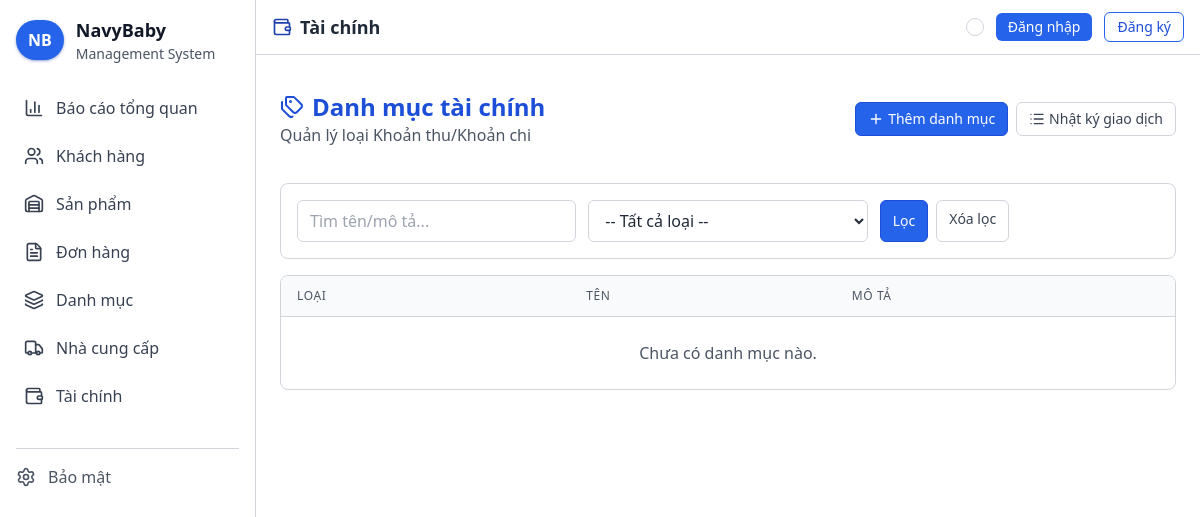
Before: /tai-chinh/danh-muc/ with the older database file.
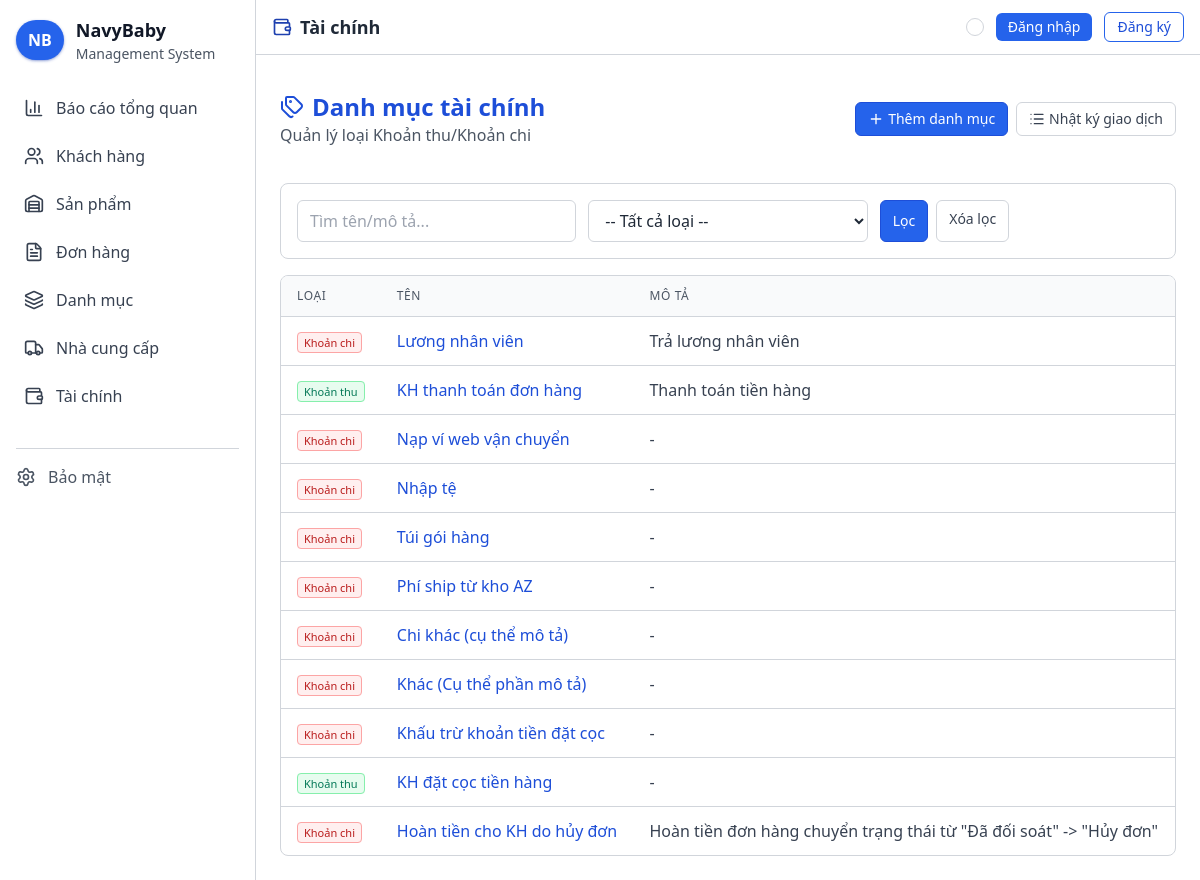
After: the same page with the newer database file.
### finance/models.py (models this page shows, shortened)
class FinanceCategory(models.Model):
    TYPE_CHOICES = [
        ("INCOME", "Khoản thu"),
        ("EXPENSE", "Khoản chi"),
    ]
    name = models.CharField(max_length=100)
    type = models.CharField(max_length=10, choices=TYPE_CHOICES)
    description = models.TextField(null=True, blank=True)

### finance/views.py (the view)
# urls.py: path('danh-muc', CategoryListView.as_view(), name='category_list'),
class CategoryListView(ListView):
    model = FinanceCategory
    template_name = 'finance/categories_list.html'
    context_object_name = 'categories'
    paginate_by = 20
    def get_queryset(self):
        qs = super().get_queryset()
        q = self.request.GET.get('q', '').strip()
        t = self.request.GET.get('type', '')
        if q:
            qs = qs.filter(Q(name__icontains=q) | Q(description__icontains=q))
        if t in dict(FinanceCategory.TYPE_CHOICES):
            qs = qs.filter(type=t)
        return qs
    def get_context_data(self, **kwargs):
        ctx = super().get_context_data(**kwargs)
        ctx['title'] = 'Danh mục tài chính - NavyBaby'
        ctx['type'] = self.request.GET.get('type', '')
        ctx['q'] = self.request.GET.get('q', '')
        return ctx

### templates/finance/categories_list.html (shortened to what this page needs)
{% extends 'base.html' %}
{% load widget_tweaks %}
{% block navbar_icon %}wallet{% endblock %}
{% block navbar_title %}Tài chính{% endblock %}
{% block content %}
<div class="sticky-subheader flex flex-col md:flex-row justify-between items-center mb-6 py-3">
  <div>
    <h2 class="text-2xl font-bold flex items-center text-blue-400">
      <i data-lucide="tags" class="w-6 h-6 mr-2"></i>Danh mục tài chính
    </h2>
    <p class="text-gray-400">Quản lý loại Khoản thu/Khoản chi</p>
  </div>
  <div class="flex items-center gap-2">
    <a href="{% url 'finance:category_create' %}" class="px-3 py-1.5 rounded-md border text-sm transition bg-blue-600 text-white border-blue-700 hover:bg-blue-500 flex items-center">
      <i data-lucide="plus" class="w-4 h-4 mr-1"></i>Thêm danh mục
    </a>
    <a href="{% url 'finance:transactions_list' %}" class="px-3 py-1.5 rounded-md border text-sm transition bg-[#161616] text-gray-300 border-gray-800 hover:border-gray-700 flex items-center">
      <i data-lucide="list" class="w-4 h-4 mr-1"></i>Nhật ký giao dịch
    </a>
  </div>
</div>
<div class="bg-[#121212] border border-gray-800 rounded-lg p-4 mb-4">
  <form method="get" class="grid grid-cols-1 md:grid-cols-3 gap-3">
    <input type="text" name="q" value="{{ q }}" placeholder="Tìm tên/mô tả..." class="w-full bg-[#161616] border border-gray-800 rounded-md px-3 py-2 text-gray-200" />
    <select name="type" class="w-full bg-[#161616] border border-gray-800 rounded-md px-3 py-2 text-gray-200">
      <option value="">-- Tất cả loại --</option>
    </select>
    <div class="flex gap-2">
      <button type="submit" class="px-3 py-2 rounded-md border text-sm bg-blue-600 text-white border-blue-700 hover:bg-blue-500">Lọc</button>
      <a href="{% url 'finance:category_list' %}" class="px-3 py-2 rounded-md border text-sm bg-[#161616] text-gray-300 border-gray-800 hover:border-gray-700">Xóa lọc</a>
    </div>
  </form>
</div>
<div class="bg-[#121212] border border-gray-800 rounded-lg overflow-hidden">
  <div class="overflow-x-auto">
    <table class="min-w-full divide-y divide-gray-800">
      <thead class="bg-[#161616]">
        <tr>
          <th class="px-4 py-3 text-left text-xs font-medium text-gray-400 uppercase tracking-wider">Loại</th>
          <th class="px-4 py-3 text-left text-xs font-medium text-gray-400 uppercase tracking-wider">Tên</th>
          <th class="px-4 py-3 text-left text-xs font-medium text-gray-400 uppercase tracking-wider">Mô tả</th>
        </tr>
      </thead>
      <tbody class="divide-y divide-gray-800">
        {% for c in categories %}
          <tr class="hover:bg-[#171717]">
            <td class="px-4 py-3">
              {% if c.type == 'INCOME' %}
                <span class="text-[11px] px-1.5 py-0.5 rounded bg-green-900/30 border border-green-800 text-green-300">Khoản thu</span>
              {% else %}
                <span class="text-[11px] px-1.5 py-0.5 rounded bg-red-900/30 border border-red-800 text-red-300">Khoản chi</span>
              {% endif %}
            </td>
            <td class="px-4 py-3 text-gray-200">
              <a href="{% url 'finance:category_update' c.pk %}" class="text-blue-400 hover:text-blue-300 hover:underline underline-offset-2">{{ c.name }}</a>
            </td>
            <td class="px-4 py-3 text-gray-300">{{ c.description|default:'-' }}</td>
          </tr>
        {% empty %}
          <tr>
            <td colspan="3" class="px-4 py-6 text-center text-gray-400">Chưa có danh mục nào.</td>
          </tr>
        {% endfor %}
      </tbody>
    </table>
  </div>
</div>
{% endblock %}

Changed rows visible on the page:
added FinanceCategory: type "Khoản chi", name "Lương nhân viên", description "Trả lương nhân viên"
added FinanceCategory: type "Khoản thu", name "KH thanh toán đơn hàng", description "Thanh toán tiền hàng"
added FinanceCategory: type "Khoản chi", name "Nạp ví web vận chuyển", description "-"
added FinanceCategory: type "Khoản chi", name "Nhập tệ", description "-"
added FinanceCategory: type "Khoản chi", name "Túi gói hàng", description "-"
added FinanceCategory: type "Khoản chi", name "Phí ship từ kho AZ", description "-"
added FinanceCategory: type "Khoản chi", name "Chi khác (cụ thể mô tả)", description "-"
added FinanceCategory: type "Khoản chi", name "Khác (Cụ thể phần mô tả)", description "-"
added FinanceCategory: type "Khoản chi", name "Khấu trừ khoản tiền đặt cọc", description "-"
added FinanceCategory: type "Khoản thu", name "KH đặt cọc tiền hàng", description "-"
added FinanceCategory: type "Khoản chi", name "Hoàn tiền cho KH do hủy đơn", description "Hoàn tiền đơn hàng chuyển trạng thái từ \"Đã đối soát\" -> \"Hủy đơn\""
Other visible differences:
text no longer shown: "Chưa có danh mục nào."
